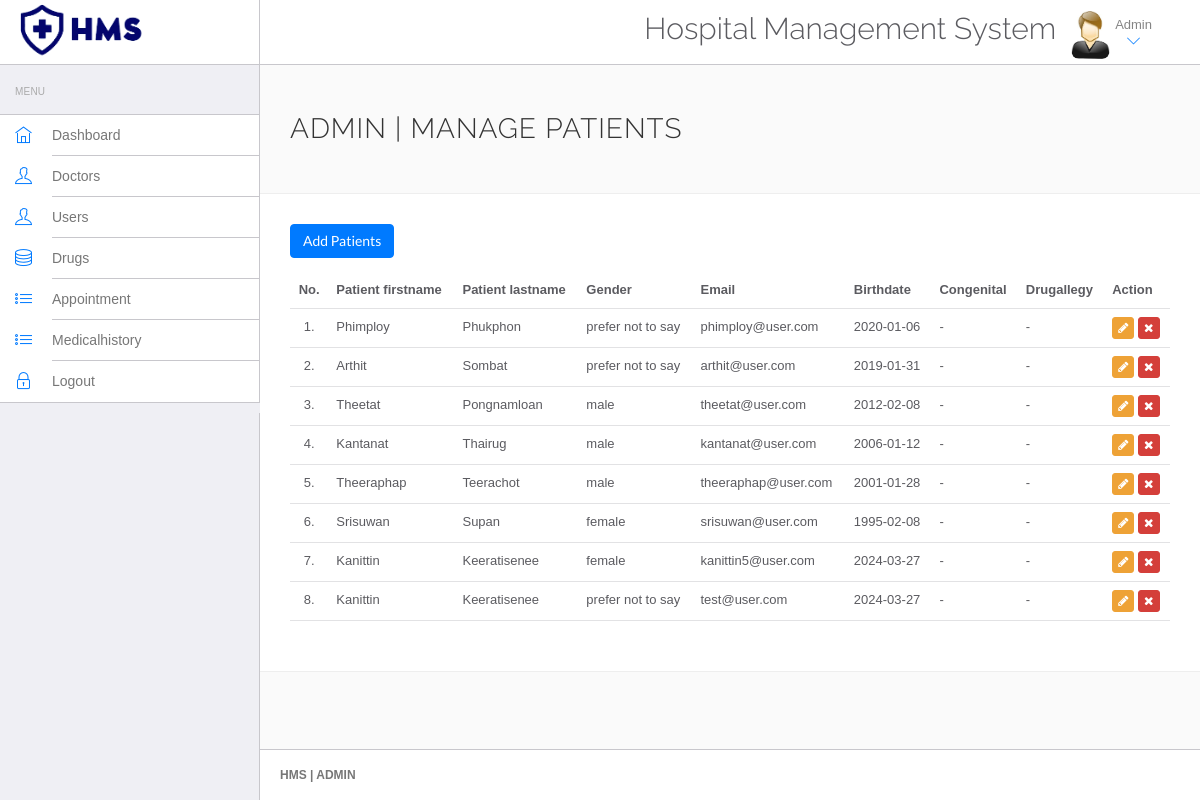
The page /admin/manage-users.php (signed in) on the database its author committed.
### tables this page shows
CREATE TABLE `users` (
  `id` int NOT NULL,
  `firstname` varchar(100) NOT NULL,
  `lastname` varchar(100) NOT NULL,
  `gender` varchar(20) NOT NULL,
  `phonenum` varchar(12) NOT NULL,
  `birthdate` date DEFAULT NULL,
  `address` varchar(100) NOT NULL,
  `congenital` varchar(500) NOT NULL,
  `drugallergy` varchar(500) NOT NULL,
  `email` varchar(50) NOT NULL,
  `password` varchar(255) NOT NULL
);

### admin/manage-users.php (the view, shortened to what this page needs)
<!DOCTYPE html>
<html lang="en">
<head>
    <link rel="stylesheet" href="vendor/bootstrap/css/bootstrap.min.css">
    <link rel="stylesheet" href="vendor/fontawesome/css/font-awesome.min.css">
    <link rel="stylesheet" href="vendor/themify-icons/themify-icons.min.css">
    <link href="vendor/animate.css/animate.min.css" rel="stylesheet" media="screen">
    <link href="vendor/perfect-scrollbar/perfect-scrollbar.min.css" rel="stylesheet" media="screen">
    <link href="vendor/switchery/switchery.min.css" rel="stylesheet" media="screen">
    <link href="vendor/bootstrap-touchspin/jquery.bootstrap-touchspin.min.css" rel="stylesheet" media="screen">
    <link href="vendor/select2/select2.min.css" rel="stylesheet" media="screen">
    <link href="vendor/bootstrap-datepicker/bootstrap-datepicker3.standalone.min.css" rel="stylesheet" media="screen">
    <link href="vendor/bootstrap-timepicker/bootstrap-timepicker.min.css" rel="stylesheet" media="screen">
    <link rel="stylesheet" href="assets/css/styles.css">
    <link rel="stylesheet" href="assets/css/plugins.css">
    <link rel="stylesheet" href="assets/css/themes/theme-1.css" id="skin_color" />
</head>
<body>
    <div id="app">
        <?php include('include/sidebar.php');?>
        <div class="app-content">
            <?php include('include/header.php');?>
            <div class="main-content">
                <div class="wrap-content container" id="container">
                    <section id="page-title">
                        <div class="row">
                            <div class="col-sm-8">
                                <h1 class="mainTitle">Admin | Manage Patients</h1>
                            </div>
                        </div>
                    </section>
                    <div class="container-fluid container-fullw bg-white">
                        <div class="row">
                            <div class="col-md-12">
                                <h5 class="over-title margin-bottom-15"><a href="add-users.php" class="btn btn-primary">Add Patients</a></h5>
                                <table class="table table-hover" id="sample-table-1">
                                    <thead>
                                        <tr>
                                            <th class="center">No.</th>
                                            <th>Patient firstname</th>
                                            <th>Patient lastname</th>
                                            <th>Gender</th>
                                            <th>Email</th>
                                            <th>Birthdate</th>
                                            <th>Congenital </th>
                                            <th>Drugallegy</th>
                                            <th>Action</th>
                                        </tr>
                                    </thead>
                                    <tbody>
                                        <?php
                                            include('../include/config.php');
                                            $sql=mysqli_query($conn,"SELECT * FROM users");
                                            $cnt=1;
                                            while($row=mysqli_fetch_array($sql))
                                            {
                                        ?>
                                        <tr>
                                            <td class="center"><?php echo $cnt;?>.</td>
                                            <td><?php echo $row['firstname'];?></td>
                                            <td><?php echo $row['lastname'];?>
                                            <td><?php echo $row['gender'];?>
                                            <td><?php echo $row['email'];?>
                                            </td>
                                            <td><?php echo $row['birthdate'];?></td>
                                            <td><?php echo $row['congenital'];?></td>
                                            <td><?php echo $row['drugallergy'];?></td>
                                            </td>
                                            <td>
                                                <div class="visible-md visible-lg hidden-sm hidden-xs">
                                                    <a href="edit-users.php?id=<?php echo $row['id'];?>" class="btn btn-warning btn-xs" tooltip-placement="top" tooltip="Edit"><i class="fa fa-pencil"></i></a>
                                                    <a href="manage-users.php?id=<?php echo $row['id']?>&del=delete" onClick="return confirm('Are you sure you want to delete?')" class="btn btn-danger btn-xs tooltips" tooltip-placement="top" tooltip="Remove"><i class="fa fa-times fa fa-white"></i></a>
                                                </div>
                                            </td>
                                        </tr>
                                        <?php
                                        $cnt=$cnt+1;
										}?>
                                    </tbody>
                                </table>
                            </div>
                        </div>
                    </div>
                </div>
            </div>
        </div>
        <?php include('include/footer.php');?>
    </div>
</body>
</html>

### admin/assets/css/themes/theme-1.css (style rules this page uses)
body { background: #FAFAFA; }

### rows shown on the page
users: firstname "Phimploy", lastname "Phukphon", gender "prefer not to say", email "phimploy@user.com", birthdate "2020-01-06", congenital "-", drugallergy "-"
users: firstname "Arthit", lastname "Sombat", gender "prefer not to say", email "arthit@user.com", birthdate "2019-01-31", congenital "-", drugallergy "-"
users: firstname "Theetat", lastname "Pongnamloan", gender "male", email "theetat@user.com", birthdate "2012-02-08", congenital "-", drugallergy "-"
users: firstname "Kantanat", lastname "Thairug", gender "male", email "kantanat@user.com", birthdate "2006-01-12", congenital "-", drugallergy "-"
users: firstname "Theeraphap", lastname "Teerachot", gender "male", email "theeraphap@user.com", birthdate "2001-01-28", congenital "-", drugallergy "-"
users: firstname "Srisuwan", lastname "Supan", gender "female", email "srisuwan@user.com", birthdate "1995-02-08", congenital "-", drugallergy "-"
users: firstname "Kanittin", lastname "Keeratisenee", gender "female", email "kanittin5@user.com", birthdate "2024-03-27", congenital "-", drugallergy "-"
users: firstname "Kanittin", lastname "Keeratisenee", gender "prefer not to say", email "test@user.com", birthdate "2024-03-27", congenital "-", drugallergy "-"
